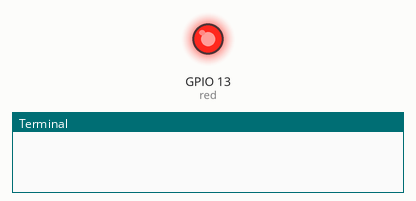
Bench run of a program on a simulated Raspberry Pi (BCM pin numbers). Parts: output pins drawn as LEDs (lit = HIGH), the last lines printed to the terminal. At 18.0 s the program stops and its outputs stay as they are.

Above: at 0.1 s.
At 18.1 s:
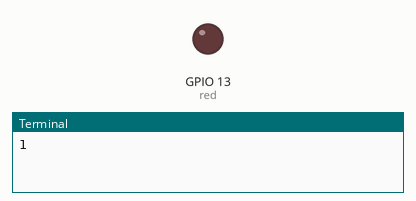
Timing chart, 0 to 19.5 s (numbered marks = the images above):
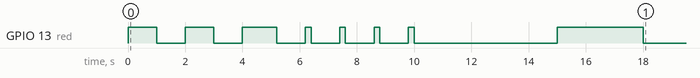

Measured:
- by itself, GPIO 13 (red): HIGH → LOW at 1.0 s, → HIGH 1.0 s later, → LOW 1.0 s later, → HIGH 1.0 s later, … (15 changes in this stretch)

The program:

ex11_LED.py
```python
from gpiozero import LED
from time import sleep
from signal import pause

red = LED(13)

# while True:
#     red.on()
#     sleep(1)
#     red.off()
#     sleep(1)

red.blink()
sleep(5)

red.blink(on_time=0.2, off_time=1)
sleep(5)

red.value = 0
sleep(5)
red.value = 1
print(red.value)
sleep(3)
```
